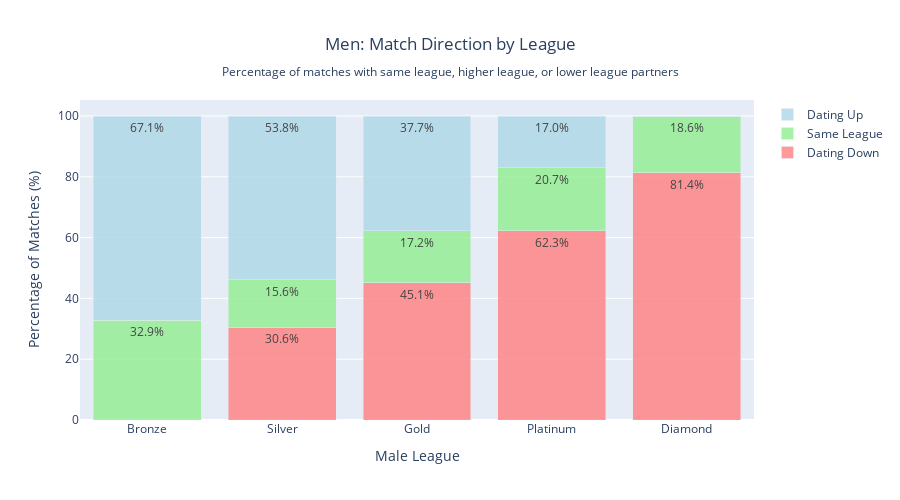

The notebook cell this image was saved under:
### Code cell
# Stacked bar chart for men's dating direction
bars_down = []
bars_same = []
bars_up = []
for league in league_order:
    league_data = men_direction[men_direction['league'] == league]
    if len(league_data) > 0:
        bars_down.append(league_data['Dating Down'].values[0])
        bars_same.append(league_data['Same League'].values[0])
        bars_up.append(league_data['Dating Up'].values[0])
    else:
        bars_down.append(0)
        bars_same.append(0)
        bars_up.append(0)

fig_men_dir = go.Figure()

fig_men_dir.add_trace(go.Bar(
    name='Dating Down',
    x=league_order,
    y=bars_down,
    marker_color='rgba(255, 127, 127, 0.8)',  # light red
    text=[f'{v:.1f}%' if v > 0 else '' for v in bars_down],
    textposition='inside'
))

fig_men_dir.add_trace(go.Bar(
    name='Same League',
    x=league_order,
    y=bars_same,
    marker_color='rgba(144, 238, 144, 0.8)',  # light green
    text=[f'{v:.1f}%' if v > 0 else '' for v in bars_same],
    textposition='inside'
))

fig_men_dir.add_trace(go.Bar(
    name='Dating Up',
    x=league_order,
    y=bars_up,
    marker_color='rgba(173, 216, 230, 0.8)',  # light blue
    text=[f'{v:.1f}%' if v > 0 else '' for v in bars_up],
    textposition='inside'
))

fig_men_dir.update_layout(
    barmode='stack',
    title={
        'text': 'Men: Match Direction by League<br><sub>Percentage of matches with same league, higher league, or lower league partners</sub>',
        'x': 0.5,
        'xanchor': 'center'
    },
    xaxis_title="Male League",
    yaxis_title="Percentage of Matches (%)",
    width=900,
    height=500
)

fig_men_dir.show()

### Figure 1 — Plotly figure (JSON) as saved in the notebook; plotly's stock layout.template omitted (floating-point values rounded to 4 significant figures)
{"data": [{"marker": {"color": "rgba(255, 127, 127, 0.8)"}, "name": "Dating Down", "text": ["", "30.6%", "45.1%", "62.3%", "81.4%"], "textposition": "inside", "type": "bar", "x": ["Bronze", "Silver", "Gold", "Platinum", "Diamond"], "y": [0, 30.56, 45.07, 62.33, 81.36]}, {"marker": {"color": "rgba(144, 238, 144, 0.8)"}, "name": "Same League", "text": ["32.9%", "15.6%", "17.2%", "20.7%", "18.6%"], "textposition": "inside", "type": "bar", "x": ["Bronze", "Silver", "Gold", "Platinum", "Diamond"], "y": [32.88, 15.62, 17.2, 20.7, 18.64]}, {"marker": {"color": "rgba(173, 216, 230, 0.8)"}, "name": "Dating Up", "text": ["67.1%", "53.8%", "37.7%", "17.0%", ""], "textposition": "inside", "type": "bar", "x": ["Bronze", "Silver", "Gold", "Platinum", "Diamond"], "y": [67.12, 53.81, 37.73, 16.97, 0]}], "layout": {"barmode": "stack", "height": 500, "title": {"text": "Men: Match Direction by League<br><sub>Percentage of matches with same league, higher league, or lower league partners</sub>", "x": 0.5, "xanchor": "center"}, "width": 900, "xaxis": {"title": {"text": "Male League"}}, "yaxis": {"title": {"text": "Percentage of Matches (%)"}}}}
